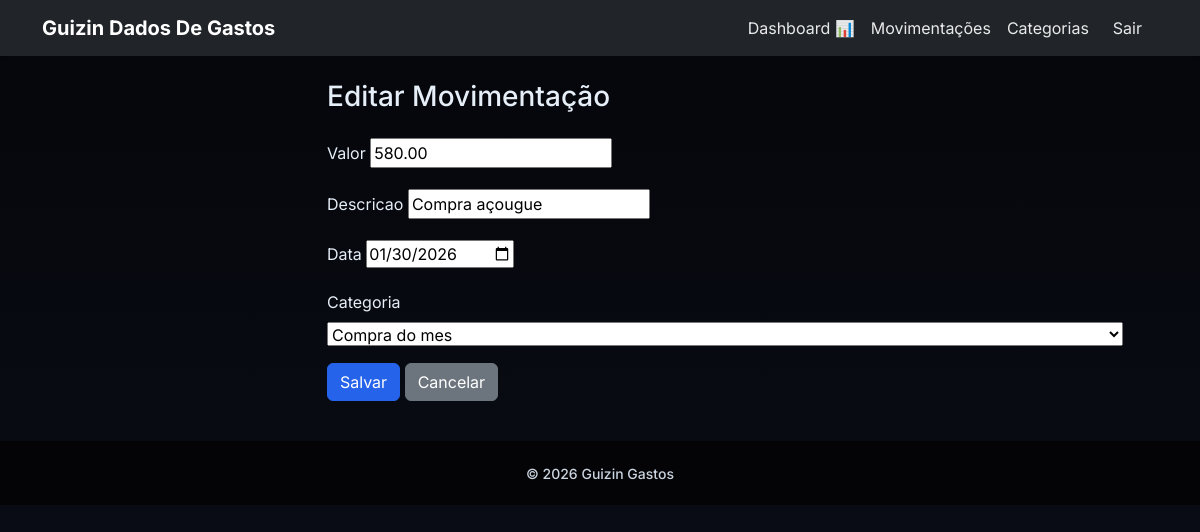
Screenshot of /movimentacao/editar/2/ (signed in) with the database file from the repository.
### financeiro/models.py (models this page shows, shortened)
class Movimentacao(models.Model):
    valor = models.DecimalField(max_digits=10, decimal_places=2)
    descricao = models.CharField(max_length=200)
    data = models.DateField()
    categoria = models.ForeignKey(Categoria, on_delete=models.CASCADE)
    usuario = models.ForeignKey(User, on_delete=models.CASCADE)

### financeiro/views.py (the view)
# urls.py: path('movimentacao/editar/<int:id>/', views.editar_movimentacao, name='editar_movimentacao'),
@login_required
def editar_movimentacao(request, id):
    mov = get_object_or_404(Movimentacao, id=id, usuario=request.user)
    form = MovimentacaoForm(request.POST or None, instance=mov)
    if form.is_valid():
        form.save()
        return redirect('lista_movimentacoes')
    return render(request, 'movimentacoes/form.html', {'form': form, 'titulo': 'Editar Movimentação'})

### financeiro/forms.py
class MovimentacaoForm(forms.ModelForm):
    class Meta:
        model = Movimentacao
        fields = ['valor', 'descricao', 'data', 'categoria']
        widgets = {
            'data': forms.DateInput(attrs={'type': 'date'}),
        }

### financeiro/models.py (called while the page is built)
    def __str__(self):
        return self.nome

### templates/movimentacoes/form.html (shortened to what this page needs)
{% extends 'base.html' %}
{% block content %}
<div class="row justify-content-center">
    <div class="col-md-6">
        <h3 class="mb-4">{{ titulo }}</h3>
        <form method="post" novalidate>
            {% for field in form %}
                <div class="mb-3">
                    <label class="form-label">{{ field.label }}</label>
                    {{ field }}
                </div>
            {% endfor %}
            <button type="submit" class="btn btn-primary">Salvar</button>
            <a href="{% url 'lista_movimentacoes' %}" class="btn btn-secondary">Cancelar</a>
        </form>
    </div>
</div>
{% endblock %}

### static/css/custom.css (style rules this page uses)
body { font-family: 'Inter', system-ui, -apple-system, 'Segoe UI', Roboto, 'Helvetica Neue', Arial; background: linear-gradient(180deg, #05060a 0%, #0b0f1a 100%); color: #e6eef8; min-height: 100vh; }
.btn-primary { background-color: #2563eb; border-color: #2563eb; }

### rows the page displays
Movimentacao: form "580.00" "Compra açougue" "01/30/2026" "Compra do mes"

### other values shown
{{ titulo }} "Editar Movimentação"
{{ field.label }} "Valor" "Descricao" "Data" "Categoria"
